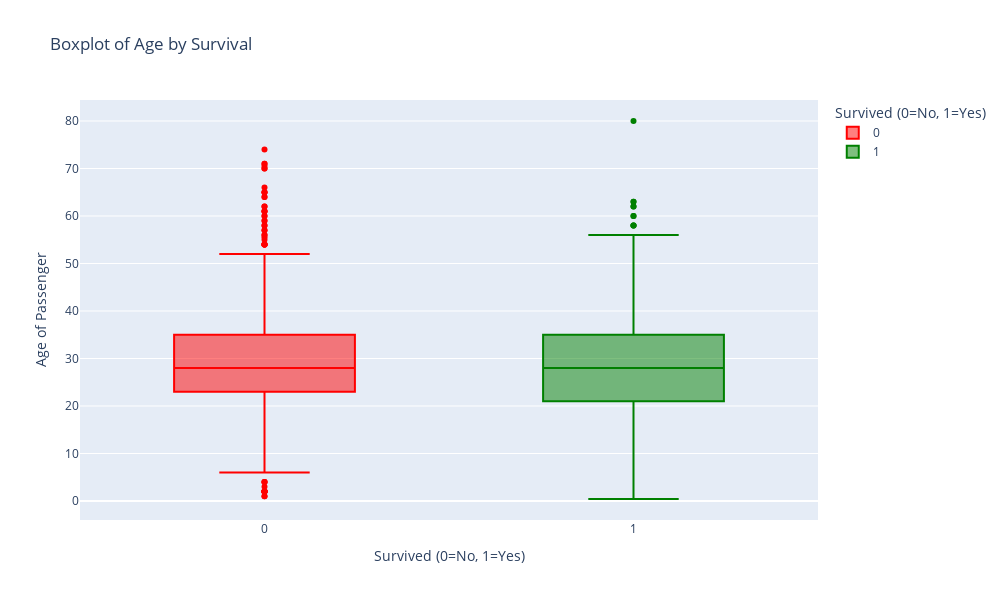

The cell this chart's notebook holds for it:
### Markdown cell above
### d) Boxplot of Age by Survival

### Code cell
fig = px.box(data, x='Survived', y='Age', color='Survived',
             title='Boxplot of Age by Survival',
             labels={'Survived': 'Survived (0=No, 1=Yes)', 'Age': 'Age of Passenger'},
             color_discrete_map={0: 'red', 1: 'green'})

# Increase plot size
fig.update_layout(width=1000, height=600)

# Show plot
fig.show()

### Figure 1 — Plotly figure (JSON) as saved in the notebook; plotly's stock layout.template omitted (floating-point values rounded to 4 significant figures; data arrays with more than 128 entries replaced by an {"elided": "..."} marker saying what was removed)
{"data": [{"alignmentgroup": "True", "hovertemplate": "Survived (0=No, 1=Yes)=%{x}<br>Age of Passenger=%{y}<extra></extra>", "legendgroup": "0", "marker": {"color": "red"}, "name": "0", "notched": false, "offsetgroup": "0", "orientation": "v", "showlegend": true, "type": "box", "x": {"elided": "549 int values"}, "x0": " ", "xaxis": "x", "y": {"elided": "549 float values"}, "y0": " ", "yaxis": "y"}, {"alignmentgroup": "True", "hovertemplate": "Survived (0=No, 1=Yes)=%{x}<br>Age of Passenger=%{y}<extra></extra>", "legendgroup": "1", "marker": {"color": "green"}, "name": "1", "notched": false, "offsetgroup": "1", "orientation": "v", "showlegend": true, "type": "box", "x": {"elided": "342 int values"}, "x0": " ", "xaxis": "x", "y": {"elided": "342 float values"}, "y0": " ", "yaxis": "y"}], "layout": {"boxmode": "overlay", "height": 600, "legend": {"title": {"text": "Survived (0=No, 1=Yes)"}, "tracegroupgap": 0}, "title": {"text": "Boxplot of Age by Survival"}, "width": 1000, "xaxis": {"anchor": "y", "categoryarray": [0, 1], "categoryorder": "array", "domain": [0, 1], "title": {"text": "Survived (0=No, 1=Yes)"}}, "yaxis": {"anchor": "x", "domain": [0, 1], "title": {"text": "Age of Passenger"}}}}
